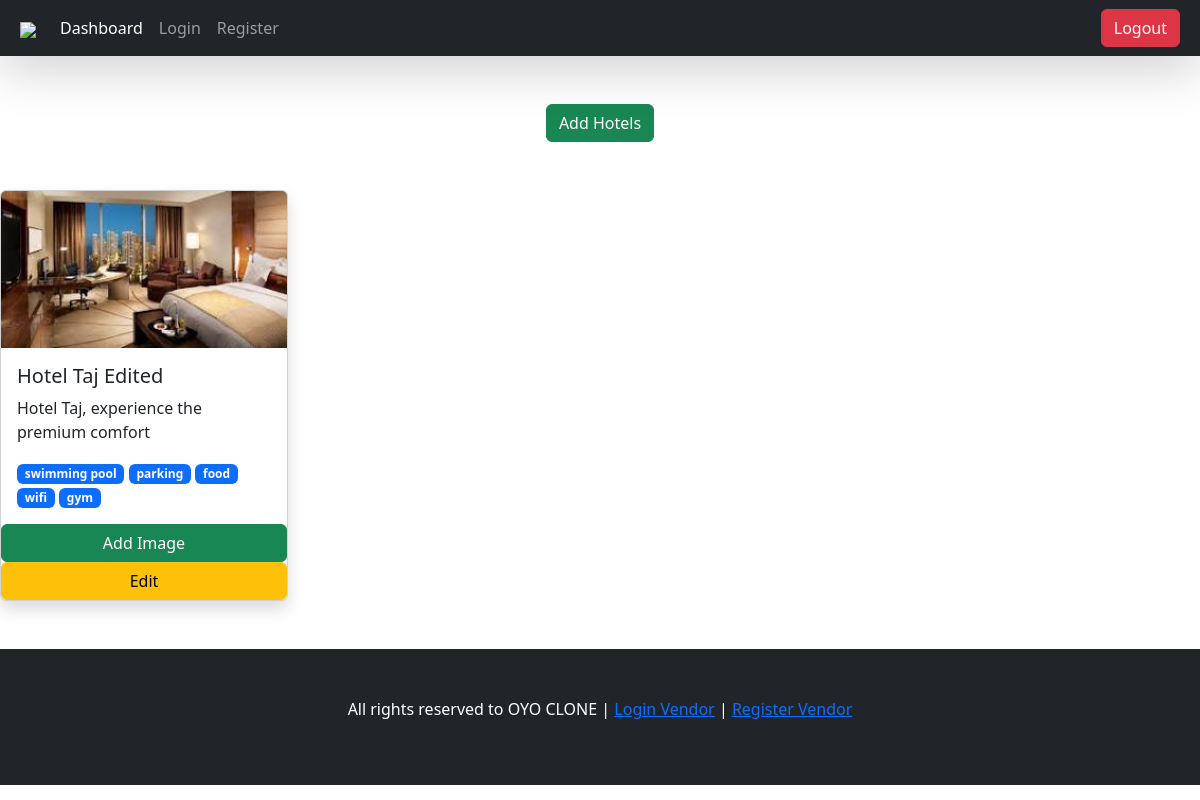
The page /account/dashboard/ (signed in) on the database its author committed.
### accounts/models.py (models this page shows, shortened)
class Hotel(models.Model):
    hotel_name = models.CharField(max_length=100)
    hotel_description = models.TextField()
    hotel_slug = models.SlugField(max_length=1000, null=True, blank=True)
    hotel_owner = models.ForeignKey(HotelVendor, on_delete=models.CASCADE, related_name='hotel_owner')
    hotel_address = models.CharField(max_length=100)
    amenities = models.ManyToManyField(Amenities)
    hotel_price = models.FloatField()
    hotel_offer_price = models.FloatField()
    hotel_location = models.TextField()
    is_active = models.BooleanField(default=True)

class HotelImages(models.Model):
    hotel = models.ForeignKey(Hotel, on_delete=models.CASCADE, related_name='hotel_images')
    image = models.ImageField(upload_to='hotels')

class Amenities(models.Model):
    amenity_name = models.CharField(max_length=100)
    icon = models.ImageField(upload_to='hotels')

### accounts/views.py (the view)
# urls.py: path('dashboard/', views.dashboard, name='dashboard'),
@login_required(login_url='login_vendor')
def dashboard(request):
    context = {'hotels': Hotel.objects.filter(hotel_owner=request.user)}
    return render(request, 'vendor/vendor_dashboard.html', context=context)

### accounts/templates/vendor/vendor_dashboard.html
{% extends 'utilis/vendor_base.html' %}
{% block start %}
    <div class="container mt-5">
        <div class="mx-auto col-6 text-center">
            <a href="{% url 'add_hotel' %}" class="btn btn-success">Add Hotels</a>
        </div>
    </div>
    <div class="row">
    {% for hotel in hotels %}
        <div class="col-md-3 mt-5">
                <div class="card shadow" style="width: 18rem;">
                    <img src="/media/{{hotel.hotel_images.first.image}}" class="card-img-top" alt="">
                    <div class="card-body">
                        <h5 class="card-title">{{ hotel.hotel_name }}</h5>
                        <p class="card-text">{{ hotel.hotel_description }}</p>
                          {% for amenity in hotel.amenities.all %}
                              <span class="badge text-bg-primary">{{ amenity.amenity_name}}</span>
                          {% endfor %}
                    </div>
                <a href="{% url 'upload_images' hotel.hotel_slug %}" class="btn btn-success">Add Image</a>
                <a href="{% url 'edit_hotel' hotel.hotel_slug %}" class="btn btn-warning">Edit</a>
                </div>
            </div>
    {% endfor %}
    </div>
{% endblock %}

### rows shown on the page
Hotel: hotel_images.first.image (picture), hotel_name "Hotel Taj Edited", hotel_description "Hotel Taj, experience the premium comfort"
Amenities: amenity_name "swimming pool"
Amenities: amenity_name "parking"
Amenities: amenity_name "food"
Amenities: amenity_name "wifi"
Amenities: amenity_name "gym"
